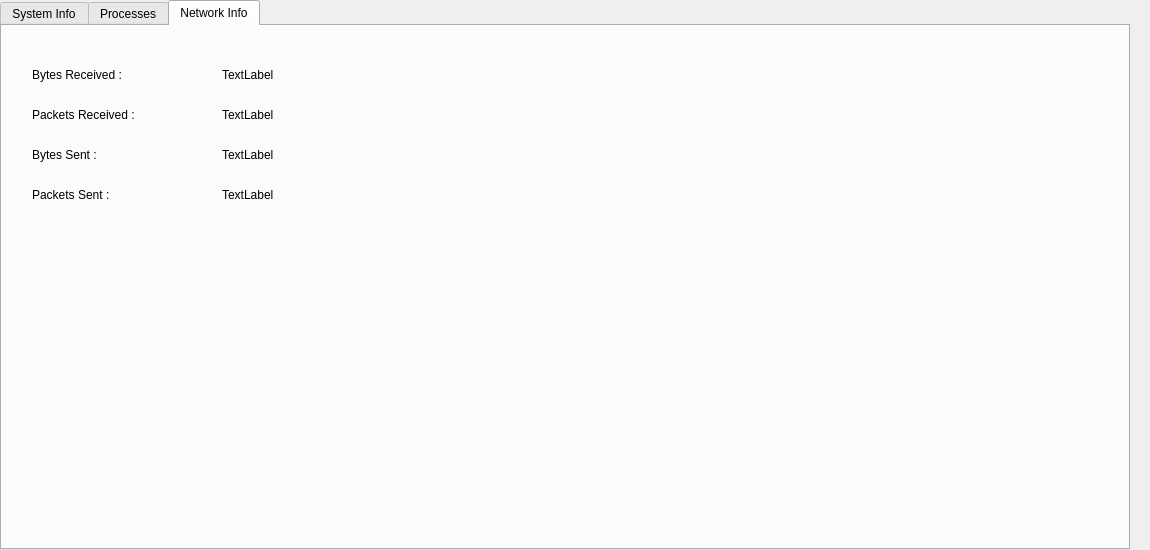
<?xml version="1.0" encoding="UTF-8"?>
<ui version="4.0">
 <class>TaskManager</class>
 <widget class="QMainWindow" name="TaskManager">
  <property name="geometry">
   <rect>
    <x>0</x>
    <y>0</y>
    <width>1150</width>
    <height>550</height>
   </rect>
  </property>
  <property name="windowTitle">
   <string>Task Manager</string>
  </property>
  <widget class="QWidget" name="centralWidget">
   <widget class="QTabWidget" name="tabWidget">
    <property name="geometry">
     <rect>
      <x>0</x>
      <y>0</y>
      <width>1130</width>
      <height>550</height>
     </rect>
    </property>
    <property name="focusPolicy">
     <enum>Qt::NoFocus</enum>
    </property>
    <property name="currentIndex">
     <number>2</number>
    </property>
    <widget class="QWidget" name="tab">
     <attribute name="title">
      <string>System Info</string>
     </attribute>
     <widget class="QTabWidget" name="tabWidget_2">
      <property name="geometry">
       <rect>
        <x>0</x>
        <y>0</y>
        <width>1110</width>
        <height>550</height>
       </rect>
      </property>
      <property name="currentIndex">
       <number>0</number>
      </property>
      <widget class="QWidget" name="tab_4">
       <attribute name="title">
        <string>Basic Info</string>
       </attribute>
       <widget class="QLabel" name="label">
        <property name="geometry">
         <rect>
          <x>30</x>
          <y>40</y>
          <width>62</width>
          <height>17</height>
         </rect>
        </property>
        <property name="text">
         <string>CPU :</string>
        </property>
       </widget>
       <widget class="QLabel" name="label_2">
        <property name="geometry">
         <rect>
          <x>30</x>
          <y>70</y>
          <width>62</width>
          <height>17</height>
         </rect>
        </property>
        <property name="text">
         <string>RAM :</string>
        </property>
       </widget>
       <widget class="QLabel" name="label_3">
        <property name="geometry">
         <rect>
          <x>30</x>
          <y>100</y>
          <width>90</width>
          <height>17</height>
         </rect>
        </property>
        <property name="text">
         <string>OS Version :</string>
        </property>
       </widget>
       <widget class="QLabel" name="sysInfoCPU">
        <property name="geometry">
         <rect>
          <x>130</x>
          <y>40</y>
          <width>441</width>
          <height>17</height>
         </rect>
        </property>
        <property name="text">
         <string>TextLabel</string>
        </property>
       </widget>
       <widget class="QLabel" name="sysInfoRAM">
        <property name="geometry">
         <rect>
          <x>130</x>
          <y>70</y>
          <width>441</width>
          <height>17</height>
         </rect>
        </property>
        <property name="text">
         <string>TextLabel</string>
        </property>
       </widget>
       <widget class="QLabel" name="sysInfoOSV">
        <property name="geometry">
         <rect>
          <x>130</x>
          <y>100</y>
          <width>850</width>
          <height>17</height>
         </rect>
        </property>
        <property name="text">
         <string>TextLabel</string>
        </property>
       </widget>
       <widget class="QLabel" name="label_4">
        <property name="geometry">
         <rect>
          <x>30</x>
          <y>130</y>
          <width>90</width>
          <height>17</height>
         </rect>
        </property>
        <property name="text">
         <string>Cache Size :</string>
        </property>
       </widget>
       <widget class="QLabel" name="sysInfoCache">
        <property name="geometry">
         <rect>
          <x>130</x>
          <y>130</y>
          <width>441</width>
          <height>17</height>
         </rect>
        </property>
        <property name="text">
         <string>TextLabel</string>
        </property>
       </widget>
       <widget class="QLabel" name="label_6">
        <property name="geometry">
         <rect>
          <x>30</x>
          <y>160</y>
          <width>90</width>
          <height>17</height>
         </rect>
        </property>
        <property name="text">
         <string>No Of Cores :</string>
        </property>
       </widget>
       <widget class="QLabel" name="sysInfoCores">
        <property name="geometry">
         <rect>
          <x>130</x>
          <y>160</y>
          <width>441</width>
          <height>17</height>
         </rect>
        </property>
        <property name="text">
         <string>TextLabel</string>
        </property>
       </widget>
      </widget>
      <widget class="QWidget" name="tab_5">
       <attribute name="title">
        <string>Memory</string>
       </attribute>
       <widget class="QLabel" name="label_7">
        <property name="geometry">
         <rect>
          <x>40</x>
          <y>50</y>
          <width>101</width>
          <height>17</height>
         </rect>
        </property>
        <property name="text">
         <string>Total Memory</string>
        </property>
       </widget>
       <widget class="QLabel" name="label_8">
        <property name="geometry">
         <rect>
          <x>40</x>
          <y>80</y>
          <width>91</width>
          <height>17</height>
         </rect>
        </property>
        <property name="text">
         <string>Free Memory</string>
        </property>
       </widget>
       <widget class="QLabel" name="label_9">
        <property name="geometry">
         <rect>
          <x>40</x>
          <y>110</y>
          <width>62</width>
          <height>17</height>
         </rect>
        </property>
        <property name="text">
         <string>Buffers</string>
        </property>
       </widget>
       <widget class="QLabel" name="SysInfoFreeMemory">
        <property name="geometry">
         <rect>
          <x>150</x>
          <y>80</y>
          <width>301</width>
          <height>17</height>
         </rect>
        </property>
        <property name="text">
         <string>TextLabel</string>
        </property>
       </widget>
       <widget class="QLabel" name="SysInfoBuffers">
        <property name="geometry">
         <rect>
          <x>150</x>
          <y>110</y>
          <width>441</width>
          <height>17</height>
         </rect>
        </property>
        <property name="text">
         <string>TextLabel</string>
        </property>
       </widget>
       <widget class="QLabel" name="label_13">
        <property name="geometry">
         <rect>
          <x>40</x>
          <y>140</y>
          <width>62</width>
          <height>17</height>
         </rect>
        </property>
        <property name="text">
         <string>Cached</string>
        </property>
       </widget>
       <widget class="QLabel" name="label_14">
        <property name="geometry">
         <rect>
          <x>40</x>
          <y>170</y>
          <width>111</width>
          <height>17</height>
         </rect>
        </property>
        <property name="text">
         <string>Swapped Cache</string>
        </property>
       </widget>
       <widget class="QLabel" name="SysInfoCached">
        <property name="geometry">
         <rect>
          <x>150</x>
          <y>140</y>
          <width>441</width>
          <height>17</height>
         </rect>
        </property>
        <property name="text">
         <string>TextLabel</string>
        </property>
       </widget>
       <widget class="QLabel" name="SysInfoSwapCached">
        <property name="geometry">
         <rect>
          <x>150</x>
          <y>170</y>
          <width>441</width>
          <height>17</height>
         </rect>
        </property>
        <property name="text">
         <string>TextLabel</string>
        </property>
       </widget>
       <widget class="QLabel" name="SysInfoTotalMemory">
        <property name="geometry">
         <rect>
          <x>150</x>
          <y>50</y>
          <width>400</width>
          <height>17</height>
         </rect>
        </property>
        <property name="text">
         <string>TextLabel</string>
        </property>
       </widget>
      </widget>
      <widget class="QWidget" name="tab_6">
       <attribute name="title">
        <string>Battery</string>
       </attribute>
       <widget class="QLabel" name="label_22">
        <property name="geometry">
         <rect>
          <x>50</x>
          <y>160</y>
          <width>111</width>
          <height>17</height>
         </rect>
        </property>
        <property name="text">
         <string>Serial Number :</string>
        </property>
       </widget>
       <widget class="QLabel" name="label_21">
        <property name="geometry">
         <rect>
          <x>50</x>
          <y>130</y>
          <width>101</width>
          <height>17</height>
         </rect>
        </property>
        <property name="text">
         <string>Battery Type :</string>
        </property>
       </widget>
       <widget class="QLabel" name="label_19">
        <property name="geometry">
         <rect>
          <x>50</x>
          <y>70</y>
          <width>141</width>
          <height>17</height>
         </rect>
        </property>
        <property name="text">
         <string>AC Adapter Status :</string>
        </property>
       </widget>
       <widget class="QLabel" name="label_20">
        <property name="geometry">
         <rect>
          <x>50</x>
          <y>100</y>
          <width>131</width>
          <height>17</height>
         </rect>
        </property>
        <property name="text">
         <string>Battery Model :</string>
        </property>
       </widget>
       <widget class="QLabel" name="label_23">
        <property name="geometry">
         <rect>
          <x>50</x>
          <y>190</y>
          <width>141</width>
          <height>17</height>
         </rect>
        </property>
        <property name="text">
         <string>Battery Technology :</string>
        </property>
       </widget>
       <widget class="QLabel" name="label_24">
        <property name="geometry">
         <rect>
          <x>50</x>
          <y>40</y>
          <width>181</width>
          <height>17</height>
         </rect>
        </property>
        <property name="text">
         <string>Battery Available :</string>
        </property>
       </widget>
       <widget class="QLabel" name="sysInfoBatteryInfoLabelSerialNumber">
        <property name="geometry">
         <rect>
          <x>200</x>
          <y>160</y>
          <width>351</width>
          <height>17</height>
         </rect>
        </property>
        <property name="text">
         <string>TextLabel</string>
        </property>
       </widget>
       <widget class="QLabel" name="sysInfoBatteryInfoLabelBatteryModelNo">
        <property name="geometry">
         <rect>
          <x>200</x>
          <y>100</y>
          <width>341</width>
          <height>17</height>
         </rect>
        </property>
        <property name="text">
         <string>TextLabel</string>
        </property>
       </widget>
       <widget class="QLabel" name="sysInfoBatteryInfoLabelAcAdapter">
        <property name="geometry">
         <rect>
          <x>200</x>
          <y>70</y>
          <width>341</width>
          <height>17</height>
         </rect>
        </property>
        <property name="text">
         <string>TextLabel</string>
        </property>
       </widget>
       <widget class="QLabel" name="sysInfoBatteryInfoLabelBatteryType">
        <property name="geometry">
         <rect>
          <x>200</x>
          <y>130</y>
          <width>341</width>
          <height>17</height>
         </rect>
        </property>
        <property name="text">
         <string>TextLabel</string>
        </property>
       </widget>
       <widget class="QLabel" name="sysInfoBatteryInfoLabelBatteryState">
        <property name="geometry">
         <rect>
          <x>200</x>
          <y>40</y>
          <width>341</width>
          <height>17</height>
         </rect>
        </property>
        <property name="text">
         <string>TextLabel</string>
        </property>
       </widget>
       <widget class="QLabel" name="sysInfoBatteryInfoLabelBatteryTechnology">
        <property name="geometry">
         <rect>
          <x>200</x>
          <y>190</y>
          <width>351</width>
          <height>17</height>
         </rect>
        </property>
        <property name="text">
         <string>TextLabel</string>
        </property>
       </widget>
      </widget>
     </widget>
    </widget>
    <widget class="QWidget" name="tab_2">
     <attribute name="title">
      <string>Processes</string>
     </attribute>
     <widget class="QTableWidget" name="TableWidgetProcess">
      <property name="geometry">
       <rect>
        <x>-1</x>
        <y>10</y>
        <width>611</width>
        <height>441</height>
       </rect>
      </property>
      <property name="minimumSize">
       <size>
        <width>561</width>
        <height>441</height>
       </size>
      </property>
      <property name="sizeIncrement">
       <size>
        <width>0</width>
        <height>0</height>
       </size>
      </property>
      <attribute name="horizontalHeaderCascadingSectionResizes">
       <bool>true</bool>
      </attribute>
      <attribute name="horizontalHeaderDefaultSectionSize">
       <number>150</number>
      </attribute>
      <attribute name="horizontalHeaderMinimumSectionSize">
       <number>100</number>
      </attribute>
      <attribute name="horizontalHeaderShowSortIndicator" stdset="0">
       <bool>true</bool>
      </attribute>
      <attribute name="horizontalHeaderShowSortIndicator" stdset="0">
       <bool>true</bool>
      </attribute>
      <attribute name="horizontalHeaderCascadingSectionResizes">
       <bool>true</bool>
      </attribute>
      <attribute name="horizontalHeaderMinimumSectionSize">
       <number>100</number>
      </attribute>
      <attribute name="horizontalHeaderDefaultSectionSize">
       <number>150</number>
      </attribute>
      <column>
       <property name="text">
        <string>Pid</string>
       </property>
      </column>
      <column>
       <property name="text">
        <string>Process Name </string>
       </property>
       <property name="toolTip">
        <string notr="true"/>
       </property>
       <property name="font">
        <font>
         <pointsize>10</pointsize>
         <stylestrategy>PreferDefault</stylestrategy>
        </font>
       </property>
      </column>
      <column>
       <property name="text">
        <string>Status</string>
       </property>
      </column>
      <column>
       <property name="text">
        <string>Memory Used</string>
       </property>
      </column>
     </widget>
    </widget>
    <widget class="QWidget" name="tab_3">
     <attribute name="title">
      <string>Network Info</string>
     </attribute>
     <widget class="QLabel" name="label_5">
      <property name="geometry">
       <rect>
        <x>30</x>
        <y>40</y>
        <width>150</width>
        <height>17</height>
       </rect>
      </property>
      <property name="text">
       <string>Bytes Received :</string>
      </property>
     </widget>
     <widget class="QLabel" name="label_10">
      <property name="geometry">
       <rect>
        <x>30</x>
        <y>80</y>
        <width>150</width>
        <height>17</height>
       </rect>
      </property>
      <property name="text">
       <string>Packets Received :</string>
      </property>
     </widget>
     <widget class="QLabel" name="label_11">
      <property name="geometry">
       <rect>
        <x>30</x>
        <y>120</y>
        <width>150</width>
        <height>17</height>
       </rect>
      </property>
      <property name="text">
       <string>Bytes Sent :</string>
      </property>
     </widget>
     <widget class="QLabel" name="label_12">
      <property name="geometry">
       <rect>
        <x>30</x>
        <y>160</y>
        <width>150</width>
        <height>17</height>
       </rect>
      </property>
      <property name="text">
       <string>Packets Sent :</string>
      </property>
     </widget>
     <widget class="QLabel" name="packetsSent">
      <property name="geometry">
       <rect>
        <x>220</x>
        <y>160</y>
        <width>300</width>
        <height>17</height>
       </rect>
      </property>
      <property name="text">
       <string>TextLabel</string>
      </property>
     </widget>
     <widget class="QLabel" name="bytesSent">
      <property name="geometry">
       <rect>
        <x>220</x>
        <y>120</y>
        <width>300</width>
        <height>17</height>
       </rect>
      </property>
      <property name="text">
       <string>TextLabel</string>
      </property>
     </widget>
     <widget class="QLabel" name="packetsReceived">
      <property name="geometry">
       <rect>
        <x>220</x>
        <y>80</y>
        <width>300</width>
        <height>17</height>
       </rect>
      </property>
      <property name="text">
       <string>TextLabel</string>
      </property>
     </widget>
     <widget class="QLabel" name="bytesReceived">
      <property name="geometry">
       <rect>
        <x>220</x>
        <y>40</y>
        <width>300</width>
        <height>17</height>
       </rect>
      </property>
      <property name="text">
       <string>TextLabel</string>
      </property>
     </widget>
    </widget>
   </widget>
  </widget>
 </widget>
 <layoutdefault spacing="6" margin="11"/>
 <resources/>
 <connections/>
</ui>
